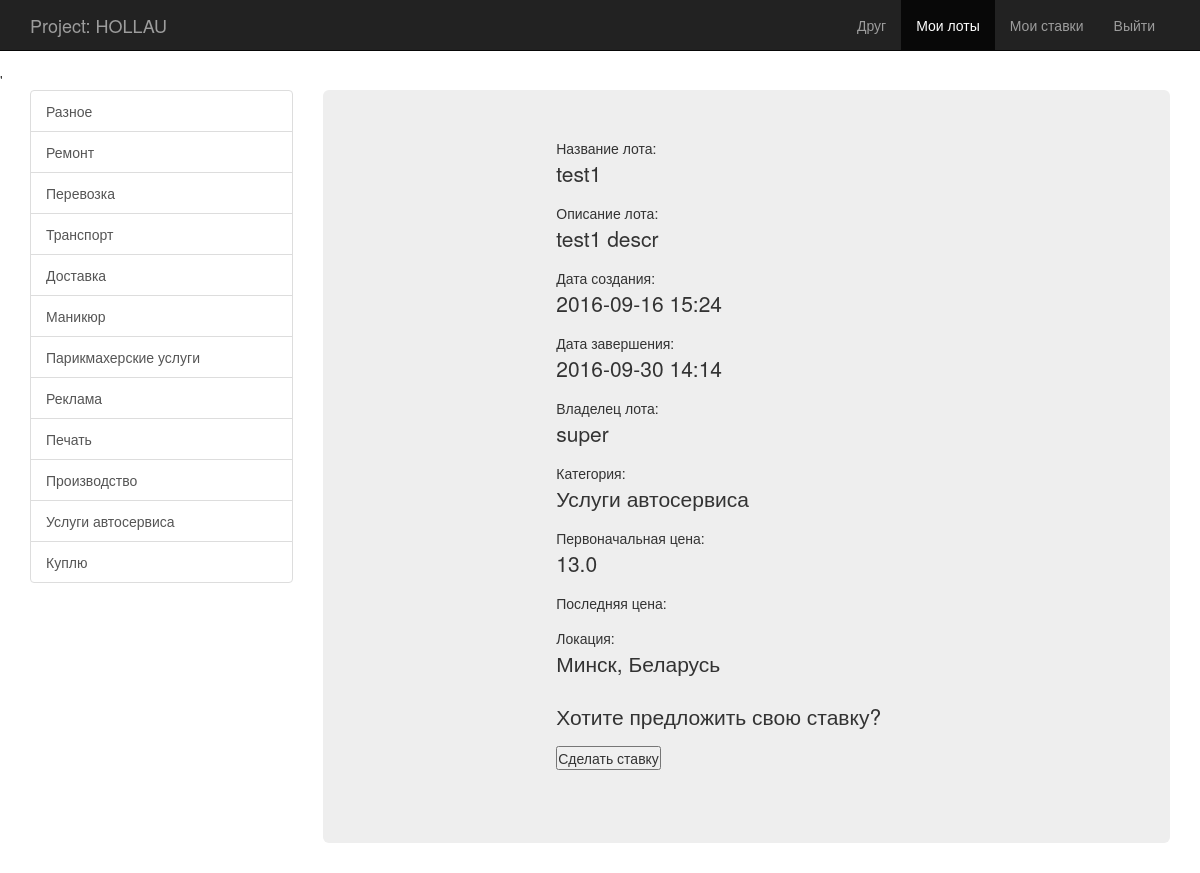
/lot_detail/11/, run on the app's committed database.
### hollau/models.py (models this page shows, shortened)
class Category(models.Model):
    name = models.CharField(u'категория', max_length=30)
    def __unicode__(self):
        return self.name

class Lot(models.Model):
    name = models.CharField(u"предложение", max_length=100)
    description = models.TextField(u"описание предложения")
    start_price = models.FloatField(u"стартовая цена")
    current_price = models.FloatField(u"текущая цена", blank=True, null=True)
    sold = models.BooleanField(u"продано", default=False)
    author = models.ForeignKey(User, verbose_name=u"Аукционатор", related_name='lots', default="1")
    start_date = models.DateTimeField(u'начало продажи', auto_now_add=True)
    end_date = models.DateTimeField(u'окончание продажи')
    lastest_propose = models.DateTimeField(u'последнее предложение', blank=True, null=True)
    category = models.ForeignKey(Category, verbose_name=u'категория', default=1)
    location = models.CharField(u'локация', max_length=100, default='')
    class Admin:
        list_display = ("name", "price", "propose", "lastest_propose", "bought")
        ordering = ("-lastest_propose", "end_date",)
    def propose(self):
        lastest = self.propose_set.order_by('-date')
        if lastest:
            return lastest[0]
        else:
            return None
    def bought(self):
        return self.propose() and ((self.end_date < datetime.datetime.now()) or self.sold)

### hollau/views.py (the view)
# urls.py: url(r'^lot_detail/(?P<pk>[0-9]+)/$', views.lot_detail, name='lot_detail'),
def lot_detail(request, pk):
    print request.user
    lot = models.Lot.objects.get(pk=pk)
    can_bet = (request.user != lot.author)
    categories = models.Category.objects.all()
    return render(request, 'lot_detail.html', {'lot': lot, 'pk': pk, 'can_bet': can_bet,
                                               'categories': categories})

### hollau/templates/lot_detail.html (shortened to what this page needs)
{% extends 'base.html' %}
{% load staticfiles %}
{% block javascript %}
        <link rel="stylesheet" href="{% static 'countdown_style.css' %}" />
        <link rel="stylesheet" href="{% static 'jquery.countdown.css' %} " />
{% endblock %}
{% block content %}
<div data-timer="{{lot.end_date|date:'Y-m-d H:i'}}">
Название лота: <p>{{lot.name}}</p>
Описание лота: <p>{{lot.description}}</p>
Дата создания: <p>{{lot.start_date|date:"Y-m-d H:i"}}</p>
Дата завершения: <p id="end_date">{{lot.end_date|date:"Y-m-d H:i"}}</p>
Владелец лота: <p>{{lot.author.first_name}}</p>
Категория: <p>{{lot.category}}</p>
Первоначальная цена: <p>{{lot.start_price}}</p>
Последняя цена: <p id="current_price">{{lot.current_price|floatformat:2}}</p>
Локация: <p>{{lot.location}}</p>
<p id="note"></p>
<p>Хотите предложить свою ставку?</p>
<button id="makeabet">Сделать ставку</button><p id="help_for_bet"></p>
<body>
</body>
</div>
{% endblock %}

### hollau/templates/base.html (shortened to what this page needs)
{% load staticfiles %}
<!DOCTYPE html>
<html>
  <head>
    <link href={% static "bootstrap/css/bootstrap.min.css" %} rel="stylesheet">
    <link href={% static 'offcanvas.css' %} rel="stylesheet">'
    <link rel="stylesheet" type="text/css" href="{% static 'style.css' %}">
  </head>
  <body>
    <nav class="navbar navbar-fixed-top navbar-inverse">
      <div class="container">
        <div class="navbar-header">
          <a class="navbar-brand" href="{% url 'index' %}">Project: HOLLAU</a>
        </div>
        <div id="navbar" class="collapse navbar-collapse navbar-right">
          <ul class="nav navbar-nav">
              {%if user.is_authenticated%}
            <li><a href="#">{{user.first_name}}</a></li>
              {% else %}
              <li><a href="{%url 'login' %}">Друг</a></li>
              {% endif %}
            <li id="lots" class="active"><a href="#">Мои лоты</a></li>
            <li id="bets"><a href="#about">Мои ставки</a></li>
            <li><a href="{% url 'logout' %}">Выйти</a></li>
          </ul>
        </div>
      </div>
    </nav>
    <div class="container">
      <div class="row row-offcanvas row-offcanvas-left">
          <div class="col-xs-6 col-sm-3 sidebar-offcanvas" id="sidebar">
          <div class="list-group">
            {% for category in categories %}
            <a href="{% url 'category' category.id%}" class="list-group-item">{{ category.name }}</a>
            {% endfor %}
          </div>
        </div>
        <div class="col-xs-12 col-sm-9">
          <div class="jumbotron">
          <main>
          <div id="container">
			{%block content%}{%endblock%}
		  </div>
          </main>
          </div>
        </div>
      </div>
    {% block javascript %}{% endblock %}
  </body>
</html>

### hollau/static/offcanvas.css (style rules this page uses)
html, body { overflow-x: hidden; }
body { padding-top: 70px; }

### hollau/static/style.css (style rules this page uses)
#container { width: 400px; margin: auto; padding: 0 10px 10px 10px; }

### hollau/static/countdown_style.css (style rules this page uses)
* { margin:0; padding:0; }
html { position:relative; }
a, a:visited { text-decoration:none; outline:none; color:#54a6de; }
#note { color: #666666; font-size: 12px; margin: 0 auto; padding: 4px; text-align: center; text-shadow: 1px 1px 0 rgba(255, 255, 255, 0.3); width: 400px; }

### data on the page
Category: name "Разное"
Category: name "Ремонт"
Category: name "Перевозка"
Category: name "Транспорт"
Category: name "Доставка"
Category: name "Маникюр"
Category: name "Парикмахерские услуги"
Category: name "Реклама"
Category: name "Печать"
Category: name "Производство"
Category: name "Услуги автосервиса"
Category: name "Куплю"
Lot: name "test1", description "test1 descr", start_date "2016-09-16 15:24", end_date "2016-09-30 14:14", author.first_name "super", category "Услуги автосервиса", start_price "13.0", location "Минск, Беларусь"
